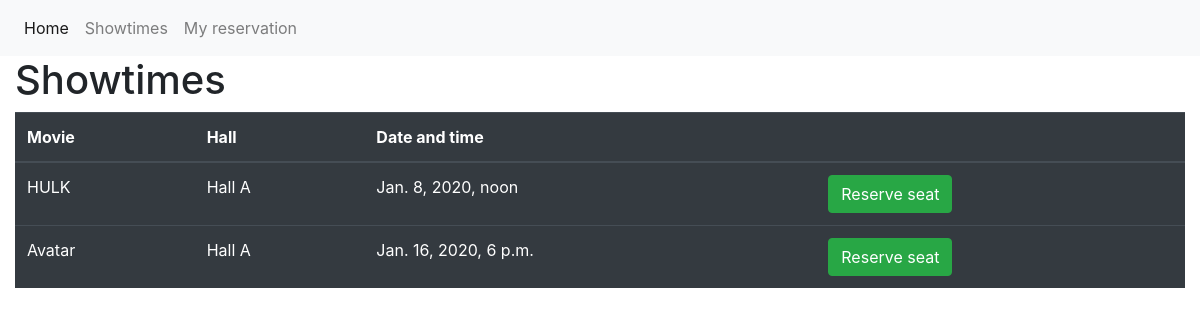
Screenshot of /showtimes/ with the database file from the repository.
### SmallCinemaApp/models.py (models this page shows)
class Showtime(models.Model):
    movie = models.ForeignKey(Movie, on_delete=models.CASCADE)
    hall = models.ForeignKey(Hall, on_delete=models.CASCADE)
    price = models.FloatField()
    datetime = models.DateTimeField()
    def __str__(self):
        return str(self.movie)

class Movie(models.Model):
    name = models.CharField(max_length=200)
    length = models.IntegerField()
    rating = models.FloatField()
    language = models.ForeignKey(Language, on_delete=models.CASCADE)
    description = models.CharField(max_length=200)
    def __str__(self):
        return str(self.name)

class Hall(models.Model):
    name = models.CharField(max_length=200)
    description = models.CharField(max_length=200)
    def __str__(self):
        return str(self.name)

### SmallCinemaApp/views.py (the view)
# urls.py: path('showtimes/', views.display_showtimes, name='display_showtimes'),
def display_showtimes(request):
    showtimes = Showtime.objects.all()
    print(showtimes)
    return render(request, 'showtimes.html', {'showtimes':showtimes})

### templates/showtimes.html
{% include "header.html" %}
<div class="container-fluid">
    <h1>Showtimes</h1>
    <table class="table table-dark">
        <thead>
            <tr>
                <th scope="col">Movie</th>
                <th scope="col">Hall</th>
                <th scope="col">Date and time</th>
                <th scope="col"></th>
            </tr>
        </thead>
        <tbody>
            {% for s in showtimes %}
            <tr>
                <td>{{s.movie}}</td>
                <td>{{s.hall}}</td>
                <td>{{s.datetime}}</td>
                <td><a href="{% url 'seat_reservation' s.pk %}"type="button" class="btn btn-success">Reserve seat</a></td>
            </tr>
            {% endfor %}
        </tbody>
    </table>
</div>
{% include "footer.html" %}

### rows the page displays
Showtime: movie "HULK", hall "Hall A", datetime "Jan. 8, 2020, noon"
Showtime: movie "Avatar", hall "Hall A", datetime "Jan. 16, 2020, 6 p.m."
